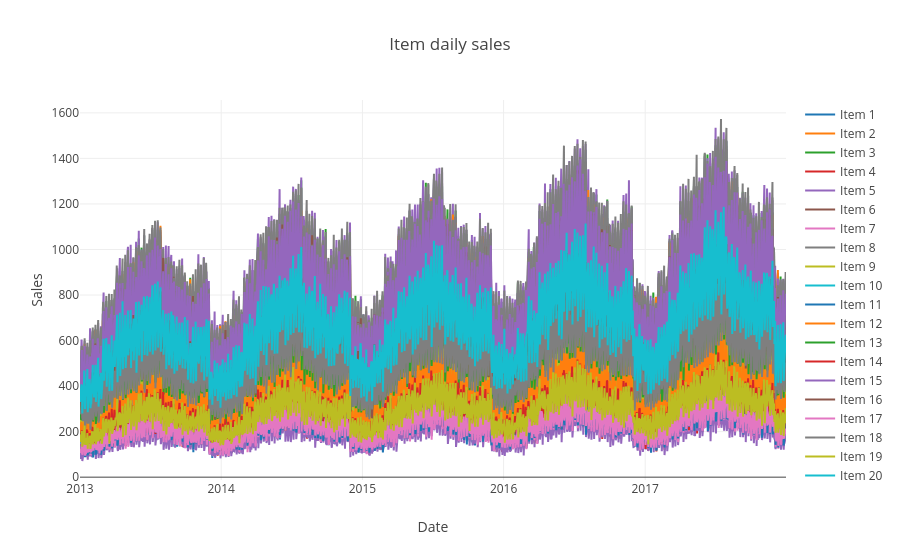

Notebook source saved alongside this figure:
### Markdown cell above
### Daily sales by item

### Code cell
item_daily_sales_sc = []
for item in item_daily_sales['item'].unique():
    current_item_daily_sales = item_daily_sales[(item_daily_sales['item'] == item)]
    item_daily_sales_sc.append(go.Scatter(x=current_item_daily_sales['date'], y=current_item_daily_sales['sales'], name=('Item %s' % item)))

layout = go.Layout(title='Item daily sales', xaxis=dict(title='Date'), yaxis=dict(title='Sales'))
fig = go.Figure(data=item_daily_sales_sc, layout=layout)
iplot(fig)

### Figure 1 — Plotly figure (JSON) as saved in the notebook; plotly's stock layout.template omitted (floating-point values rounded to 4 significant figures; data arrays with more than 128 entries replaced by an {"elided": "..."} marker saying what was removed)
{"data": [{"name": "Item 1", "x": {"elided": "1826 str values"}, "y": {"elided": "1826 int values"}, "type": "scatter", "uid": "d718ca76-b77f-44bc-a120-03d898d01153"}, {"name": "Item 2", "x": {"elided": "1826 str values"}, "y": {"elided": "1826 int values"}, "type": "scatter", "uid": "4df7f6a5-df85-4110-985e-86751aa409d6"}, {"name": "Item 3", "x": {"elided": "1826 str values"}, "y": {"elided": "1826 int values"}, "type": "scatter", "uid": "252530bd-869d-41a0-9293-5f82380d788f"}, {"name": "Item 4", "x": {"elided": "1826 str values"}, "y": {"elided": "1826 int values"}, "type": "scatter", "uid": "b4f6b6f9-1bb0-423d-bf7c-05257e528ed9"}, {"name": "Item 5", "x": {"elided": "1826 str values"}, "y": {"elided": "1826 int values"}, "type": "scatter", "uid": "fec682c2-1308-4f97-b7e6-3de32f3b4e46"}, {"name": "Item 6", "x": {"elided": "1826 str values"}, "y": {"elided": "1826 int values"}, "type": "scatter", "uid": "30b260f4-6a4e-4b09-8563-f0efbe71a4e4"}, {"name": "Item 7", "x": {"elided": "1826 str values"}, "y": {"elided": "1826 int values"}, "type": "scatter", "uid": "3aece90f-b81b-4086-b577-77982496c2b5"}, {"name": "Item 8", "x": {"elided": "1826 str values"}, "y": {"elided": "1826 int values"}, "type": "scatter", "uid": "695065cd-e2ef-4b0a-9ab6-a6d7f0838fb4"}, {"name": "Item 9", "x": {"elided": "1826 str values"}, "y": {"elided": "1826 int values"}, "type": "scatter", "uid": "4f89d4eb-04ca-4622-885a-b071ac46cb05"}, {"name": "Item 10", "x": {"elided": "1826 str values"}, "y": {"elided": "1826 int values"}, "type": "scatter", "uid": "e10c9a17-be06-4800-a645-16481938101e"}, {"name": "Item 11", "x": {"elided": "1826 str values"}, "y": {"elided": "1826 int values"}, "type": "scatter", "uid": "13839f59-6275-40ab-9e1e-1b0b89de5aef"}, {"name": "Item 12", "x": {"elided": "1826 str values"}, "y": {"elided": "1826 int values"}, "type": "scatter", "uid": "1fdc6a6c-ee87-4dd3-a234-9e85d052418b"}, {"name": "Item 13", "x": {"elided": "1826 str values"}, "y": {"elided": "1826 int values"}, "type": "scatter", "uid": "583d2787-db3c-4ace-a30f-b5a747682766"}, {"name": "Item 14", "x": {"elided": "1826 str values"}, "y": {"elided": "1826 int values"}, "type": "scatter", "uid": "4fbcbc02-8962-411b-aff8-550380991f97"}, {"name": "Item 15", "x": {"elided": "1826 str values"}, "y": {"elided": "1826 int values"}, "type": "scatter", "uid": "86976a77-fc6c-43ed-baf5-00d417345b3b"}, {"name": "Item 16", "x": {"elided": "1826 str values"}, "y": {"elided": "1826 int values"}, "type": "scatter", "uid": "42cba4de-3bfc-410f-a16f-9b341c8d3d0f"}, {"name": "Item 17", "x": {"elided": "1826 str values"}, "y": {"elided": "1826 int values"}, "type": "scatter", "uid": "c96efc64-0d75-4a9c-abeb-b4f2f0f2a74f"}, {"name": "Item 18", "x": {"elided": "1826 str values"}, "y": {"elided": "1826 int values"}, "type": "scatter", "uid": "440a836d-e6e5-46b8-be83-adf91641c898"}, {"name": "Item 19", "x": {"elided": "1826 str values"}, "y": {"elided": "1826 int values"}, "type": "scatter", "uid": "29b2b1c4-d70c-4b2b-861f-898b69ddd513"}, {"name": "Item 20", "x": {"elided": "1826 str values"}, "y": {"elided": "1826 int values"}, "type": "scatter", "uid": "0ab64c1f-1dce-4aa0-97cb-eb4ab461e97b"}, {"name": "Item 21", "x": {"elided": "1826 str values"}, "y": {"elided": "1826 int values"}, "type": "scatter", "uid": "e4d98970-5caf-46d0-bd4e-43913fd269c9"}, {"name": "Item 22", "x": {"elided": "1826 str values"}, "y": {"elided": "1826 int values"}, "type": "scatter", "uid": "8655a3bf-811b-40c9-9e15-8fa760310316"}, {"name": "Item 23", "x": {"elided": "1826 str values"}, "y": {"elided": "1826 int values"}, "type": "scatter", "uid": "ad790e5b-15d4-46e9-a620-ec9422e52fc3"}, {"name": "Item 24", "x": {"elided": "1826 str values"}, "y": {"elided": "1826 int values"}, "type": "scatter", "uid": "f411d653-e5b7-4ce5-afc1-02df2ca9a173"}, {"name": "Item 25", "x": {"elided": "1826 str values"}, "y": {"elided": "1826 int values"}, "type": "scatter", "uid": "a67edc55-d5bd-484d-890f-c6f1e479edee"}, {"name": "Item 26", "x": {"elided": "1826 str values"}, "y": {"elided": "1826 int values"}, "type": "scatter", "uid": "42a161fd-bf51-4f36-a459-ef1029188078"}, {"name": "Item 27", "x": {"elided": "1826 str values"}, "y": {"elided": "1826 int values"}, "type": "scatter", "uid": "6b1065e2-55ec-4628-bb79-8bd49c7ff2fa"}, {"name": "Item 28", "x": {"elided": "1826 str values"}, "y": {"elided": "1826 int values"}, "type": "scatter", "uid": "a83abeb5-283b-43e3-aadd-5f815dd9557c"}, {"name": "Item 29", "x": {"elided": "1826 str values"}, "y": {"elided": "1826 int values"}, "type": "scatter", "uid": "74e3eaaa-9acc-4f5e-8c62-524b207aa56f"}, {"name": "Item 30", "x": {"elided": "1826 str values"}, "y": {"elided": "1826 int values"}, "type": "scatter", "uid": "203fd8e6-e6ca-4809-9ebc-f072a013157b"}, {"name": "Item 31", "x": {"elided": "1826 str values"}, "y": {"elided": "1826 int values"}, "type": "scatter", "uid": "b1dc2400-ea59-4fa4-b0aa-cf0219e0af20"}, {"name": "Item 32", "x": {"elided": "1826 str values"}, "y": {"elided": "1826 int values"}, "type": "scatter", "uid": "39d7f94a-d240-4bf7-aeee-3d53c3964550"}, {"name": "Item 33", "x": {"elided": "1826 str values"}, "y": {"elided": "1826 int values"}, "type": "scatter", "uid": "d8dac291-f728-4d55-8838-8e42c863efb6"}, {"name": "Item 34", "x": {"elided": "1826 str values"}, "y": {"elided": "1826 int values"}, "type": "scatter", "uid": "fe4ae787-774d-4b80-a295-67f989e32c92"}, {"name": "Item 35", "x": {"elided": "1826 str values"}, "y": {"elided": "1826 int values"}, "type": "scatter", "uid": "6015b56a-b795-4b34-84fb-284779bff435"}, {"name": "Item 36", "x": {"elided": "1826 str values"}, "y": {"elided": "1826 int values"}, "type": "scatter", "uid": "5743edf3-2dfc-452a-93a4-54ee39444f2b"}, {"name": "Item 37", "x": {"elided": "1826 str values"}, "y": {"elided": "1826 int values"}, "type": "scatter", "uid": "40d60060-c4cf-4d8b-a5dc-57e7cc7ba5d9"}, {"name": "Item 38", "x": {"elided": "1826 str values"}, "y": {"elided": "1826 int values"}, "type": "scatter", "uid": "c2400398-eff5-4aa0-9fbc-464546ae76f7"}, {"name": "Item 39", "x": {"elided": "1826 str values"}, "y": {"elided": "1826 int values"}, "type": "scatter", "uid": "df2b1ed3-25d2-4a71-ab8c-94cd3e609b22"}, {"name": "Item 40", "x": {"elided": "1826 str values"}, "y": {"elided": "1826 int values"}, "type": "scatter", "uid": "0c2ccb6c-32ce-4b85-bb12-9610531d49a4"}, {"name": "Item 41", "x": {"elided": "1826 str values"}, "y": {"elided": "1826 int values"}, "type": "scatter", "uid": "0707895b-57c0-4d6e-bccb-527ffa9f83c6"}, {"name": "Item 42", "x": {"elided": "1826 str values"}, "y": {"elided": "1826 int values"}, "type": "scatter", "uid": "85133009-1ac8-4b42-a1f4-316a4d4608e7"}, {"name": "Item 43", "x": {"elided": "1826 str values"}, "y": {"elided": "1826 int values"}, "type": "scatter", "uid": "f31f4183-b420-484a-8849-a6afa1f0fae8"}, {"name": "Item 44", "x": {"elided": "1826 str values"}, "y": {"elided": "1826 int values"}, "type": "scatter", "uid": "6230b830-4300-4fa6-8fe1-6c327fedd4f6"}, {"name": "Item 45", "x": {"elided": "1826 str values"}, "y": {"elided": "1826 int values"}, "type": "scatter", "uid": "c928316d-88e5-4cad-8d82-4d4ac7a54c38"}, {"name": "Item 46", "x": {"elided": "1826 str values"}, "y": {"elided": "1826 int values"}, "type": "scatter", "uid": "65983f5c-a671-4349-b0ce-cc56b561b2cb"}, {"name": "Item 47", "x": {"elided": "1826 str values"}, "y": {"elided": "1826 int values"}, "type": "scatter", "uid": "5cf95b41-d46f-4a83-b0c3-e04a1ee7eac4"}, {"name": "Item 48", "x": {"elided": "1826 str values"}, "y": {"elided": "1826 int values"}, "type": "scatter", "uid": "bde9ea79-9110-433f-87cd-02703bff0bd2"}, {"name": "Item 49", "x": {"elided": "1826 str values"}, "y": {"elided": "1826 int values"}, "type": "scatter", "uid": "9cdfb6a3-6696-4cc8-9057-a790a56f62b3"}, {"name": "Item 50", "x": {"elided": "1826 str values"}, "y": {"elided": "1826 int values"}, "type": "scatter", "uid": "aa1a566c-c267-487e-a1e7-0f5ca717cc47"}], "layout": {"title": {"text": "Item daily sales"}, "xaxis": {"title": {"text": "Date"}, "type": "date", "range": ["2013-01-01", "2017-12-31"], "autorange": true}, "yaxis": {"title": {"text": "Sales"}, "type": "linear", "range": [-12.44, 1656.0], "autorange": true}, "autosize": true}}
